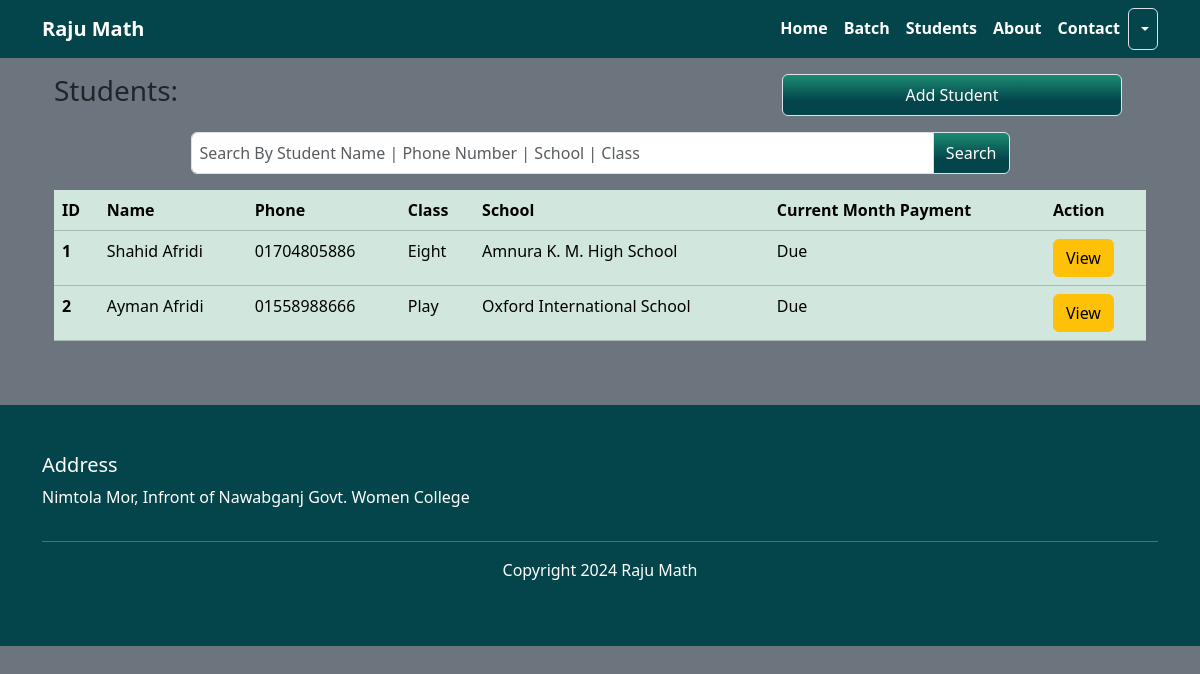
/students/ (signed in), run on an earlier commit of the app's database.
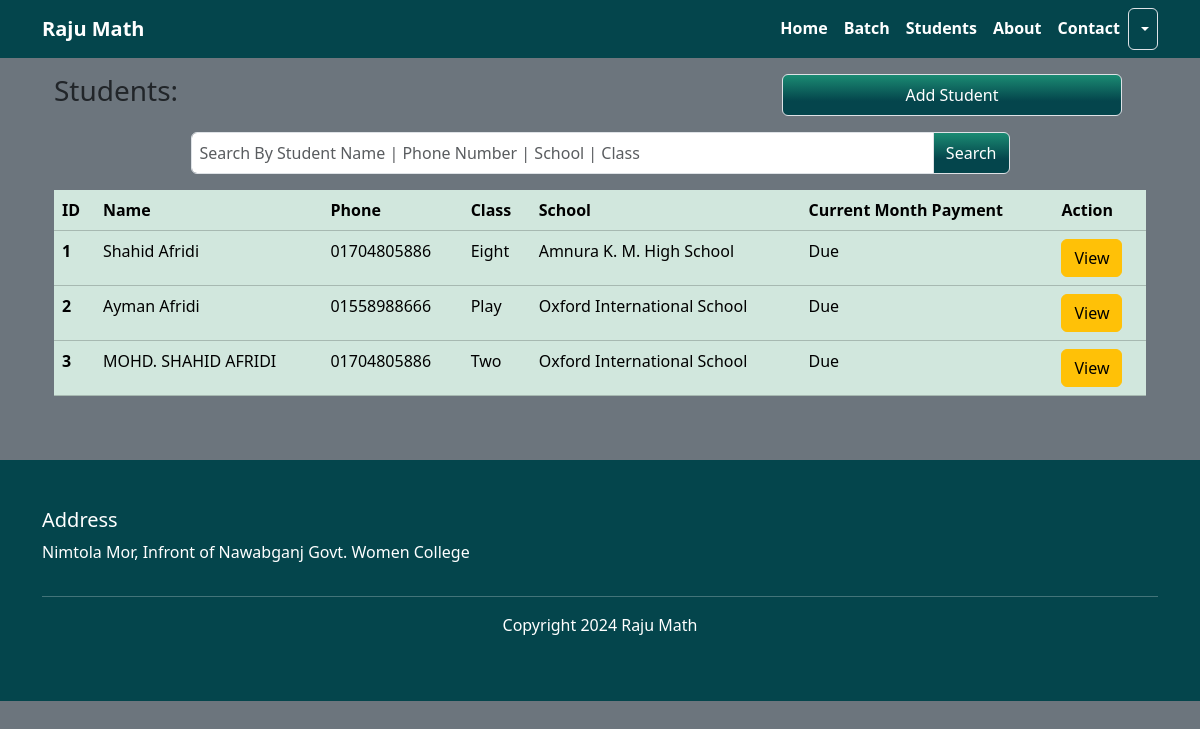
And on a later commit of the database.
### students/models.py (models this page shows, shortened)
class Student(models.Model):
    user = models.OneToOneField(User, on_delete=models.CASCADE)
    phone = models.CharField(max_length=11)
    image = models.ImageField(upload_to='students/images', blank=True, null=True)
    school_name = models.CharField(max_length=255)
    joining_class = models.CharField(max_length=10)
    current_class = models.CharField(max_length=10)
    address = models.TextField()
    created_at = models.DateTimeField(auto_now_add=True)
    updated_at = models.DateTimeField(auto_now=True)

### students/views.py (the view)
# urls.py: path('students/', include('students.urls')),
@user_passes_test(superuser_required, login_url='home')
def students(request):
    search_query = request.GET.get('search_query', '')
    if search_query:
        students = Student.objects.filter(
            Q(user__first_name__icontains=search_query) |
            Q(user__last_name__icontains=search_query) |
            Q(phone__icontains=search_query) |
            Q(school_name__icontains=search_query) |
            Q(current_class__icontains=search_query)
        )
    else:
        students = Student.objects.all()
    context = {
        'students': students,
        'search_query': search_query
    }
    return render(request, 'students/students_list.html', context)

### students/views.py (called while the page is built)
def superuser_required(user):
    return user.is_superuser

### students/templates/students/students_list.html
{% extends "base.html" %}
{% block content %}
<div class="container row mt-3">
    <div class="col-md-8">
        <h3>Students:</h3>
    </div>
    <div class="col-md-4">
        <a class="btn bg-banner text-white border p-2 w-100" href="{% url "add_student" %}">Add Student</a>
    </div>
</div>
<div class=" mt-3">
    <div class='container text-center pb-3'>
        <form id="searchForm" action="" method='get'>
            <div class="input-group w-75 m-auto">
                <input type="text" class="form-control p-2" placeholder="Search By Student Name | Phone Number | School | Class" aria-label="Recipient's username" aria-describedby="button-addon2" name='search_query' value="{{ search_query }}">
                <button class="btn bg-banner text-white border" type="submit" id="button-addon2">Search</button>
            </div>
        </form>
    </div>
</div>
<div class="container table-responsive ">
    <table class="table table-success table-hover ">
        <thead>
          <tr>
            <th scope="col">ID</th>
            <th scope="col">Name</th>
            <th scope="col">Phone</th>
            <th scope="col">Class</th>
            <th scope="col">School</th>
            <th scope="col">Current Month Payment</th>
            <th scope="col">Action</th>
          </tr>
        </thead>
        <tbody>
            {% for student in students %}
            <tr>
                <th scope="row">{{student.id}}</th>
                <td>{{student.user.first_name}} {{student.user.last_name}}</td>
                <td>{{student.phone}}</td>
                <td>{{student.current_class}}</td>
                <td>{{student.school_name}}</td>
                <td>Due</td>
                <td><a href="{% url "student_details" student.id %}" class="btn btn-warning ">View</a></td>
            </tr>
            {% endfor %}
        </tbody>
      </table>
</div>
{% endblock content %}

### templates/base.html (shortened to what this page needs)
<!doctype html>
{% load static %}
<html lang="en">
  <head>
    <link href="https://cdn.jsdelivr.net/npm/swiffy-slider@1.6.0/dist/css/swiffy-slider.min.css" rel="stylesheet">
    <link href="https://cdn.jsdelivr.net/npm/bootstrap@5.3.3/dist/css/bootstrap.min.css" rel="stylesheet">
    <link rel="stylesheet" href="{% static 'css/main.css' %}">
  </head>
  <body class="bg-secondary">
   <div>
    {% include "navbar.html" %}
   </div>
    <div class='container'>
        {% block content %}{% endblock content %}
    </div>
    {% include "footer.html" %}
  </body>
</html>

### templates/navbar.html (shortened to what this page needs)
<nav class="navbar navbar-expand-lg brand-color">
  <div class="container">
    <a class="navbar-brand text-white fw-bold" href="{% url "home" %}">Raju Math</a>
    <div class="collapse navbar-collapse" id="navbarSupportedContent">
      <ul class="navbar-nav ms-auto mb-2 mb-lg-0">
        <li class="nav-item">
          <a class="nav-link" href="{% url "home" %}">Home</a>
        </li>
        {% if request.user.is_authenticated and request.user.is_superuser %}
        <li class="nav-item">
          <a class="nav-link" href="{% url "batches" %}">Batch</a>
        </li>
        <li class="nav-item">
          <a class="nav-link" href="{% url "students" %}">Students</a>
        </li>
        {% endif %}
        <li class="nav-item">
          <a class="nav-link" href="#">About</a>
        </li>
        <li class="nav-item">
          <a class="nav-link" href="#">Contact</a>
        </li>
        {% if request.user.is_authenticated %}
        <li class="nav-item dropdown">
          <a class="nav-link border rounded dropdown-toggle" href="#" role="button" data-bs-toggle="dropdown" aria-expanded="false">
          </a>
        </li>
        {% else %}
        <li class="nav-item">
          <a class="nav-link" href="{% url 'login' %}">Login</a>
        </li>
        {% endif %}
      </ul>
    </div>
  </div>
</nav>

### templates/footer.html
<footer  class="brand-color mt-5">
<div class="container py-5 text-white">
    <div class="row">
        <div class="col-md-6">
            <h5>Address</h5>
            <p>Nimtola Mor, Infront of Nawabganj Govt. Women College</p>
        </div>
    </div>
    <hr>
    <div>
        <p class="text-center">Copyright 2024 Raju Math</p>
    </div>
</div>
</footer>

### static/css/main.css (style rules this page uses)
.brand-color { background-color: rgb(4, 69, 76); }
.bg-banner { background: linear-gradient(180deg, rgba(27,139,115,1) 0%, rgba(4,69,76,1) 65%); }
.nav-item a { color: white; font-weight: bold; transition: .3s; }

What changed in the data, as far as the page shows it:
added Student: id "3", user.first_name "MOHD. SHAHID", user.last_name "AFRIDI", phone "01704805886", current_class "Two", school_name "Oxford International School"
